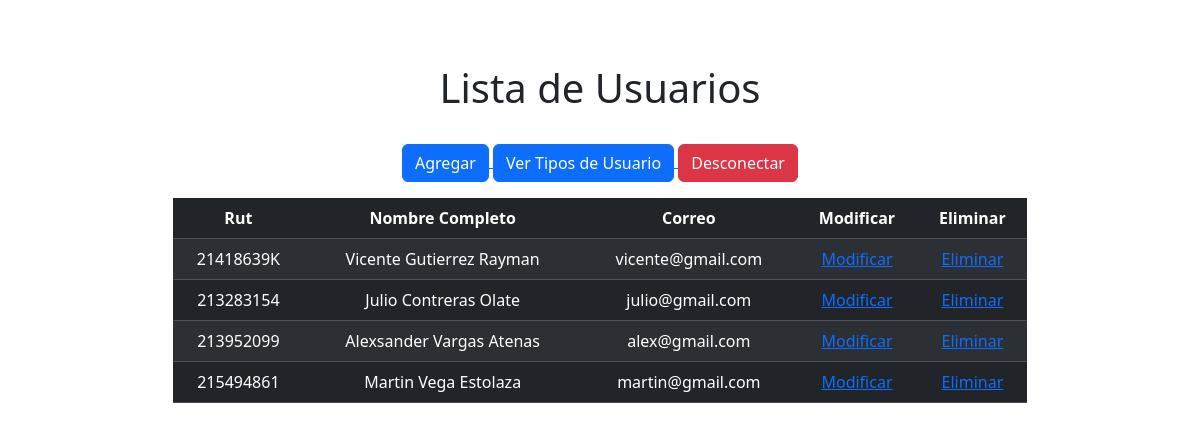
The page /newPage/crud on the database its author committed.
### newPage/models.py (models this page shows, shortened)
class Usuario(models.Model):
    rut = models.CharField(max_length=10, primary_key=True)
    nombre = models.CharField(max_length=50, blank=False, null=False)
    appPaterno = models.CharField(max_length=30, blank=False, null=False)
    appMaterno = models.CharField(max_length=30, blank=False, null=False)
    fechaNacimiento = models.DateField(blank=False, null=False)
    tipoUsuario = models.ForeignKey(
        'tipoUsuario', on_delete=models.CASCADE, db_column='idTipo')
    correo = models.EmailField(
        unique=True, blank=False, null=False, max_length=100)
    telefono = models.CharField(max_length=10, blank=False, null=False)
    activo = models.IntegerField()

### newPage/views.py (the view)
# urls.py: path("crud", views.crud, name="crud"),
def crud(request):
    usuario = Usuario.objects.all()
    context = {"usuario": usuario}
    return render(request, "pages/user_list.html", context)

### newPage/templates/pages/user_list.html (shortened to what this page needs)
<!DOCTYPE html>
<html lang="en">
<head>
    {% load bootstrap5 %}
    {% load static %}
    {% bootstrap_css %}
    <link rel="stylesheet" >
</head>
<body>
    <div class="container">
        <div class="row">
            <div class="col-lg-10 p-5 mt-3 mx-auto text-center table-responsive">
                <h1>Lista de Usuarios</h1><br>
                <a href="{% url 'userAdd' %}">
                    <button type="button" class="btn btn-primary">Agregar</button>
                </a>
                <a href="{% url 'crudTipo' %}">
                    <button type="button" class="btn btn-primary">Ver Tipos de Usuario</button>
                </a>
                <a href="{% url 'logout' %}">
                    <button type="button" class="btn btn-danger">Desconectar</button>
                </a>
                <table class="table table-dark table-striped mt-3">
                    {% if usuario %}
                    <thead>
                        <th>Rut</th>
                        <th>Nombre Completo</th>
                        <th>Correo</th>
                        <th>Modificar</th>
                        <th>Eliminar</th>
                    </thead>
                    <tbody>
                        {% for user in usuario %}
                        <tr>
                            <td>{{user.rut}}</td>
                            <td>{{user.nombre}} {{user.appPaterno}} {{user.appMaterno}}</td>
                            <td>{{user.correo}}</td>
                            <td><a href="{% url 'userEdit' pk=user.rut%}">Modificar</a></td>
                            <td><a href="{% url 'userDel' pk=user.rut%}">Eliminar</a></td>
                        </tr>
                        {% endfor %}
                    </tbody>
                    {% endif %}
                </table>
            </div>
        </div>
    </div>
</body>
</html>

### rows shown on the page
Usuario: rut "21418639K", nombre "Vicente", appPaterno "Gutierrez", appMaterno "Rayman", correo "vicente@gmail.com"
Usuario: rut "213283154", nombre "Julio", appPaterno "Contreras", appMaterno "Olate", correo "julio@gmail.com"
Usuario: rut "213952099", nombre "Alexsander", appPaterno "Vargas", appMaterno "Atenas", correo "alex@gmail.com"
Usuario: rut "215494861", nombre "Martin", appPaterno "Vega", appMaterno "Estolaza", correo "martin@gmail.com"
